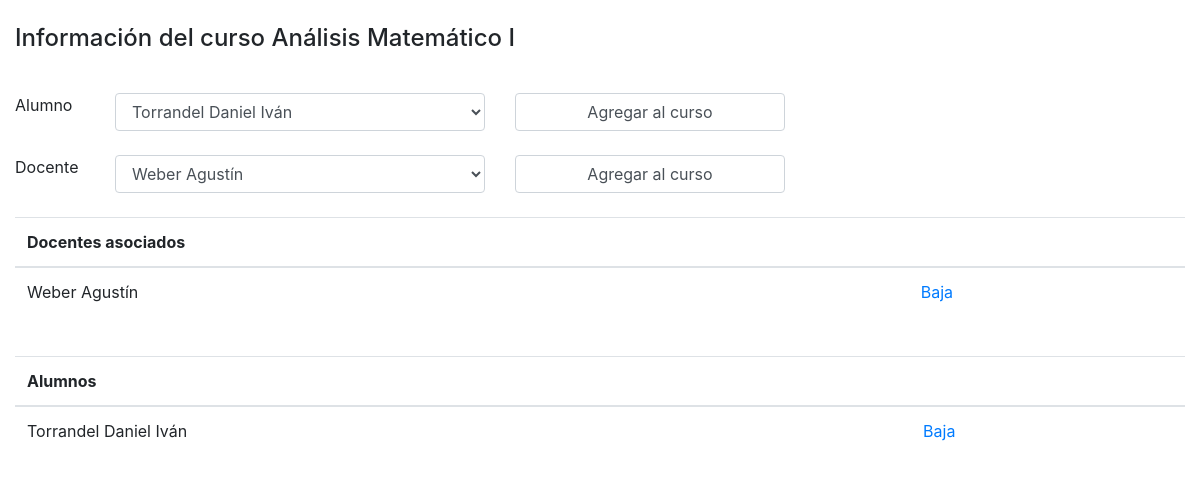
/admcursos/addparticipantes/1, run on the app's committed database.
### AdmCursos/models.py (models this page shows, shortened)
class Curso(models.Model):
    nombre = models.CharField(max_length=200)
    activo = models.BooleanField(default=True)

class Curso_Docente(models.Model):
    curso_id = models.ForeignKey(Curso, on_delete=models.CASCADE)
    docente_id = models.ForeignKey(Docente, on_delete=models.CASCADE)

class Docente(models.Model):
    nombre = models.CharField(max_length=100)
    apellido = models.CharField(max_length=100)
    edad = models.IntegerField()
    genero = models.IntegerField()
    fecha_alta = models.DateTimeField(auto_now=True)
    activo = models.BooleanField(default=True)

class Curso_Alumno(models.Model):
    curso_id = models.ForeignKey(Curso, on_delete=models.CASCADE)
    alumno_id = models.ForeignKey(Alumno, on_delete=models.CASCADE)

class Alumno(models.Model):
    nombre = models.CharField(max_length=100)
    apellido = models.CharField(max_length=100)
    edad = models.IntegerField()
    genero = models.IntegerField()
    fecha_alta = models.DateTimeField(auto_now=True)
    activo = models.BooleanField(default=True)

### AdmCursos/views.py (the view)
# urls.py: path('/addparticipantes/<int:curso_id>', views.addParticipantes, name='addParticipantes'),
def addParticipantes(request, curso_id):
    c = Curso.objects.get(id=curso_id)
    a = Alumno.objects.all()
    d = Docente.objects.all()
    ca2 = Curso_Alumno.objects.filter(curso_id=c.id).select_related('alumno_id')
    cd2 = Curso_Docente.objects.filter(curso_id=c.id).select_related('docente_id')
    template = loader.get_template('AdmCursos/addParticipantes.html')
    context = {'curso':c, 'lstAlumnos':a, 'lstDocentes':d, 'lstDocAsoc':cd2, 'lstAlumAsoc':ca2, 'queryAlumno': str(ca2.query)}
    return HttpResponse(template.render(context, request))

### AdmCursos/templates/AdmCursos/addparticipantes.html (shortened to what this page needs)
<!DOCTYPE html>
<html>
    <head>
        <link rel="stylesheet" href="https://maxcdn.bootstrapcdn.com/bootstrap/4.5.2/css/bootstrap.min.css">
    </head>
    <body>
        <div class="container-fluid">
            <br>
            <div class="row">
                <div class="col">
                    <h4><label>Información del curso {{curso.nombre}}</label></h4>
                </div>
            </div>
            <br>
            <form action="{% url 'asociarParticipante' curso.id 3 %}" method="POST">
                <div class="row">
                    <div class="col-md-1"><label>Alumno</label></div>
                    <div class="col-md-4"><select class="form-control" style="width:100%" name="AlumSelect" id='AlumSelect'>
                        {% for a in lstAlumnos %}
                        <option value="{{a.id}}">{{a.apellido}}&nbsp;{{a.nombre}}</option>
                        {% endfor %}
                    </select></div>
                    <div class="col-md-3"><button class="form-control" type="submit">Agregar al curso</button></div>
                </div>
            </form>
            <br>
            <form action="{% url 'asociarParticipante' curso.id 2 %}" method="POST">
                <div class="row">
                    <div class="col-md-1"><label>Docente</label></div>
                    <div class="col-md-4">
                        <select class="form-control" style="width:100%" name="DocSelect" id='DocSelect'>
                        {% for d in lstDocentes %}
                        <option value="{{d.id}}">{{d.apellido}}&nbsp;{{d.nombre}}</option>
                        {% endfor %}
                    </select></div>
                    <div class="col-md-3"><button class="form-control" type="submit">Agregar al curso</button></div>
                </div>
            </form>
            <br>
            <div class="row">
                <div class="col">
                    {% if lstDocAsoc%}
                    <table class="table">
                        <thead><th>Docentes asociados</th><th></th></thead>
                    {% for docente in lstDocAsoc %}
                        <tr><td>{{ docente.docente_id.apellido}}&nbsp;{{docente.docente_id.nombre}}</td><td><a href="{% url 'bajaParticipante' docente.docente_id.id docente.curso_id_id 2 %}">Baja</a></td></tr>
                    {% endfor %}
                    </table>
                    {%endif%}
                </div>
            </div>
            <br>
            <div class="row">
                <div class="col">
                    {% if lstAlumAsoc%}
                    <table class="table">
                        <thead><th>Alumnos</th><th></th></thead>
                    {% for alumno in lstAlumAsoc %}
                        <tr><td>{{alumno.alumno_id.apellido}}&nbsp;{{alumno.alumno_id.nombre}}</td><td><a href="{% url 'bajaParticipante' alumno.alumno_id.id alumno.curso_id_id 3 %}">Baja</a></td></tr>
                    {% endfor %}
                    </table>
                    {%endif%}
                </div>
            </div>
        </div>
    </body>
</html>

### data on the page
Curso: nombre "Análisis Matemático I"
Curso_Docente: docente_id.apellido "Weber", docente_id.nombre "Agustín"
Curso_Alumno: alumno_id.apellido "Torrandel", alumno_id.nombre "Daniel Iván"

### other printed values
form field AlumSelect "Torrandel Daniel Iván"
form field DocSelect "Weber Agustín"
